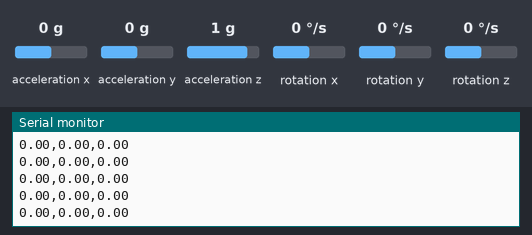
The sketch below on a simulated Arduino Uno, built with avr-gcc and run on an emulated ATmega328P. Parts: the last lines printed to the serial monitor. Wiring (inferred from the names in the program): MPU-6050 motion sensor at I2C address 0x68. The inputs (shaded band) are chosen by the test bench; at power-on: acceleration x 0 g, acceleration y 0 g, acceleration z 1 g, rotation x 0 °/s, rotation y 0 °/s, rotation z 0 °/s.

Above: at 2.5 s.
2.6 s: acceleration x set to -1.4 g
At 3.2 s:
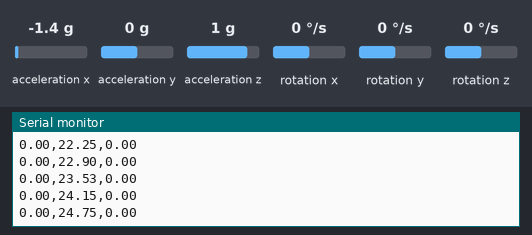
4.1 s: acceleration y set to -1.4 g
At 5.0 s:
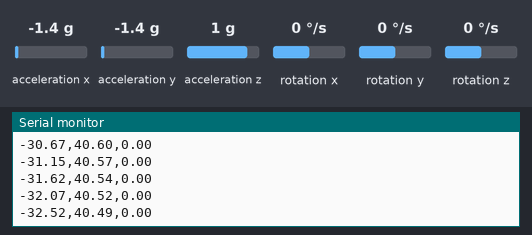
5.6 s: acceleration z set to -1.4 g
At 6.7 s:
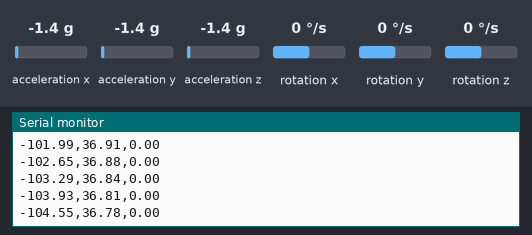
7.1 s: rotation x set to -192 °/s
At 7.6 s:
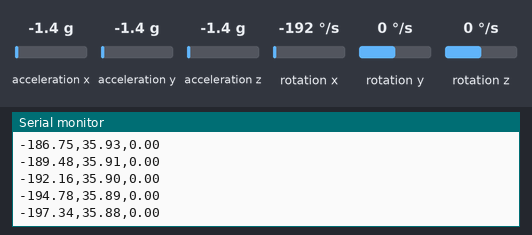
8.6 s: rotation y set to -192 °/s
At 9.7 s:
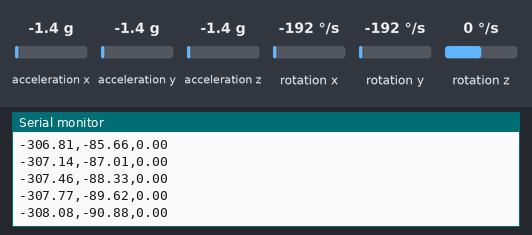
Timing chart, 0 to 11.1 s (numbered marks = the images above; inputs shaded):
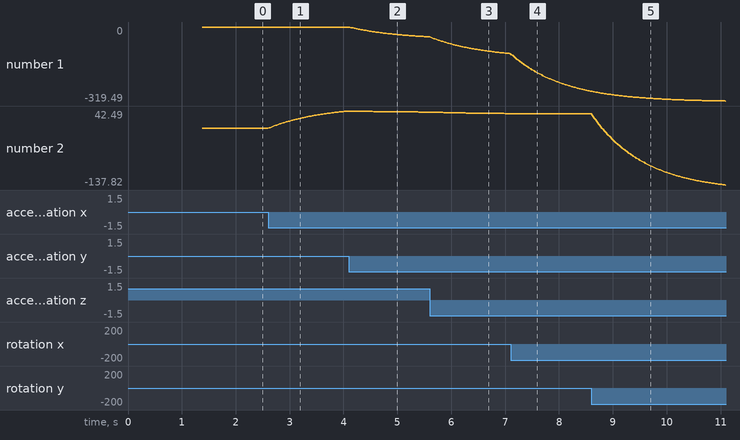

The sketch:

ARC_Complementary-filter_no-barometer.ino
```cpp
#include <Wire.h>

// MPU-6050 I²C address and registers
#define MPU_ADDR       0x68
#define REG_PWR_MGMT   0x6B
#define REG_SMPLRT_DIV 0x19
#define REG_CONFIG     0x1A
#define REG_GYRO_CFG   0x1B
#define REG_ACCEL_CFG  0x1C
#define REG_DATA_START 0x3B  // ACCEL_XOUT_H

// Timing
const unsigned long INTERVAL_US = 20000; // 50 Hz
unsigned long lastUs = 0;

// Scale factors
const float ACCEL_SCALE = 16384.0f;  // LSB/g for ±2 g
const float GYRO_SCALE  = 131.0f;    // LSB/(°/s) for ±250 °/s

// Complementary filter gain
const float alpha = 0.98f;

float angleRoll = 0, anglePitch = 0, angleYaw = 0;

// Calibration
const int CAL_SAMPLES = 200;
float gyroBiasX, gyroBiasY, gyroBiasZ;
float initRoll, initPitch;

void writeReg(uint8_t reg, uint8_t val) {
  Wire.beginTransmission(MPU_ADDR);
  Wire.write(reg);
  Wire.write(val);
  Wire.endTransmission();
}

void readRegs(uint8_t reg, uint8_t *buf, int len) {
  Wire.beginTransmission(MPU_ADDR);
  Wire.write(reg);
  Wire.endTransmission(false);
  Wire.requestFrom(MPU_ADDR, len);
  for (int i = 0; i < len; i++) buf[i] = Wire.read();
}

void calibrate() {
  int32_t sumGX=0, sumGY=0, sumGZ=0;
  int32_t sumAX=0, sumAY=0, sumAZ=0;
  uint8_t raw[14];
  for (int i = 0; i < CAL_SAMPLES; i++) {
    readRegs(REG_DATA_START, raw, 14);
    int16_t ax = (raw[0]<<8)|raw[1];
    int16_t ay = (raw[2]<<8)|raw[3];
    int16_t az = (raw[4]<<8)|raw[5];
    int16_t gx = (raw[8]<<8)|raw[9];
    int16_t gy = (raw[10]<<8)|raw[11];
    int16_t gz = (raw[12]<<8)|raw[13];
    sumAX += ax; sumAY += ay; sumAZ += az;
    sumGX += gx; sumGY += gy; sumGZ += gz;
    delay(5);
  }
  gyroBiasX = sumGX / float(CAL_SAMPLES) / GYRO_SCALE;
  gyroBiasY = sumGY / float(CAL_SAMPLES) / GYRO_SCALE;
  gyroBiasZ = sumGZ / float(CAL_SAMPLES) / GYRO_SCALE;
  float ax0 = sumAX/float(CAL_SAMPLES),
        ay0 = sumAY/float(CAL_SAMPLES),
        az0 = sumAZ/float(CAL_SAMPLES);
  initRoll  = atan2(ay0, az0) * RAD_TO_DEG;
  initPitch = atan2(-ax0, sqrt(ay0*ay0 + az0*az0)) * RAD_TO_DEG;
}

void setup() {
  Serial.begin(115200);
  while (!Serial);

  Wire.begin();
  // Wake up, set sample rate to 50 Hz, DLPF=42Hz, gyro±250, accel±2g
  writeReg(REG_PWR_MGMT,   0x00);
  writeReg(REG_SMPLRT_DIV, 19);
  writeReg(REG_CONFIG,     0x03);
  writeReg(REG_GYRO_CFG,   0x00);
  writeReg(REG_ACCEL_CFG,  0x00);

  Serial.println("Calibrating... keep still");
  calibrate();
  Serial.print("Gyro bias (°/s): ");
  Serial.print(gyroBiasX,2); Serial.print(',');
  Serial.print(gyroBiasY,2); Serial.print(',');
  Serial.println(gyroBiasZ,2);
  Serial.print("Init roll,pitch (°): ");
  Serial.print(initRoll,2); Serial.print(',');
  Serial.println(initPitch,2);

  Serial.println("roll,pitch,yaw");
  lastUs = micros();
}

void loop() {
  unsigned long now = micros();
  if (now - lastUs < INTERVAL_US) return;
  lastUs += INTERVAL_US;

  uint8_t raw[14];
  readRegs(REG_DATA_START, raw, 14);
  int16_t ax = (raw[0]<<8)|raw[1],
          ay = (raw[2]<<8)|raw[3],
          az = (raw[4]<<8)|raw[5],
          gx = (raw[8]<<8)|raw[9],
          gy = (raw[10]<<8)|raw[11],
          gz = (raw[12]<<8)|raw[13];

  float aX = ax/ACCEL_SCALE,
        aY = ay/ACCEL_SCALE,
        aZ = az/ACCEL_SCALE;
  float gX = gx/GYRO_SCALE - gyroBiasX,
        gY = gy/GYRO_SCALE - gyroBiasY,
        gZ = gz/GYRO_SCALE - gyroBiasZ;

  // Accel-based angles (°), zeroed at startup
  float rollAcc  = atan2(aY, aZ) * RAD_TO_DEG - initRoll;
  float pitchAcc = atan2(-aX, sqrt(aY*aY + aZ*aZ)) * RAD_TO_DEG - initPitch;

  float dt = INTERVAL_US * 1e-6f;
  // Complementary fusion
  angleRoll  = alpha * (angleRoll  + gX * dt) + (1 - alpha) * rollAcc;
  anglePitch = alpha * (anglePitch + gY * dt) + (1 - alpha) * pitchAcc;
  angleYaw  += gZ * dt;  // no magnetometer, so yaw drifts

  Serial.print(angleRoll, 2);   Serial.print(',');
  Serial.print(anglePitch, 2);  Serial.print(',');
  Serial.println(angleYaw, 2);
}
```

Measured:
- after the input at 2.6 s, the serial monitor: prints a new line at once (image 1)
- plotted number 2: 0 → 42.49 after the input at 2.6 s
